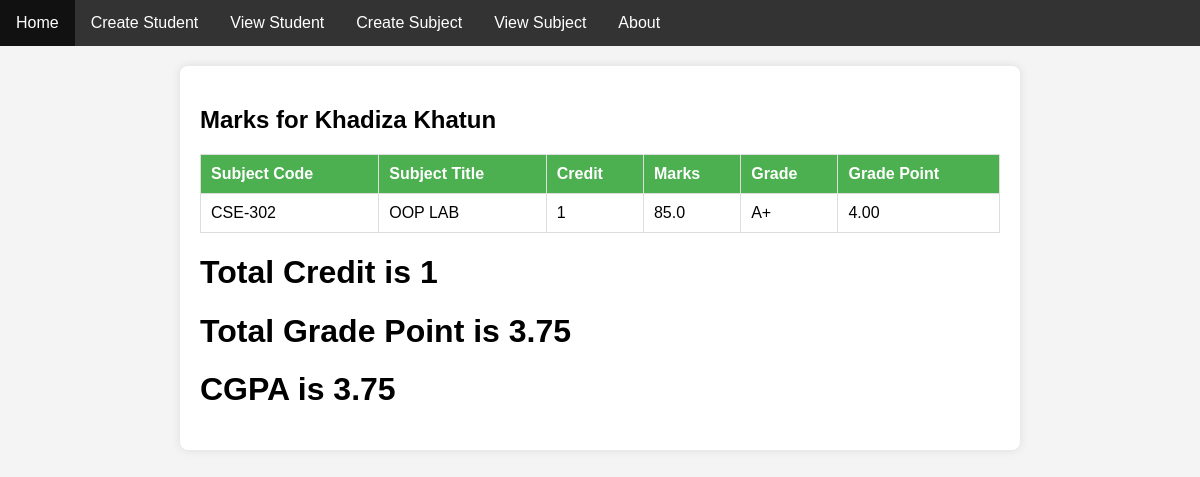
The page /viewMarksPage/4 on the database its author committed.
### myApp/models.py (models this page shows, shortened)
class studentModel(models.Model):
    GENDER=[
        ('male','MALE'),('female','FEMALE')
    ]
    StudentName=models.CharField(max_length=120,null=True)
    Age=models.FloatField()
    Gender=models.CharField(choices=GENDER,max_length=120,null=True)
    Subjects=models.ManyToManyField(SubjectModel)

class MarkModel(models.Model):
    student = models.ForeignKey(studentModel, on_delete=models.CASCADE)
    subject = models.ForeignKey(SubjectModel, on_delete=models.CASCADE)
    marks = models.FloatField()

class SubjectModel(models.Model):
    SubjectName=models.CharField(max_length=120)
    SubjectCode=models.CharField(max_length=120)
    Credit=models.CharField(max_length=120)

### myProject/views.py (the view)
# urls.py: path('viewMarksPage/<str:student_id>', viewMarksPage,name='viewMarksPage'),
def viewMarksPage(request, student_id):
    student = studentModel.objects.get(pk=student_id)
    marks = MarkModel.objects.filter(student=student)
    total_credit = 0
    total_grade_point = 0
    for mark in marks:
        subject_credit = int(mark.subject.Credit)
        if mark.marks >= 40:
            if mark.marks >= 75:
                grade_point = 3.75
            elif mark.marks >= 70:
                grade_point = 3.50
            elif mark.marks >= 65:
                grade_point = 3.25
            elif mark.marks >= 60:
                grade_point = 3.00
            elif mark.marks >= 55:
                grade_point = 2.75
            elif mark.marks >= 50:
                grade_point = 2.50
            elif mark.marks >= 45:
                grade_point = 2.25
            else:
                grade_point = 2.00
            total_credit += subject_credit
            total_grade_point += subject_credit * grade_point
            cgpa=total_grade_point/total_credit
    context = {
        'student': student,
        'marks': marks,
        'total_credit': total_credit,
        'total_grade_point': total_grade_point,
        'cgpa':cgpa
    }
    return render(request, 'viewMarksPage.html', context)

### template/viewMarksPage.html (shortened to what this page needs)
{% include "base.html" %}
{% block content %}
<!DOCTYPE html>
<html lang="en">
<head>
</head>
<body>
<div class="container">
    <h2>Marks for {{ student.StudentName }}</h2>
    <table>
        <thead>
            <tr>
                <th>Subject Code</th>
                <th>Subject Title</th>
                <th>Credit</th>
                <th>Marks</th>
                <th>Grade</th>
                <th>Grade Point</th>
            </tr>
        </thead>
        <tbody>
            {% for mark in marks.all %}
                <tr>
                    <td>{{ mark.subject.SubjectCode }}</td>
                    <td>{{ mark.subject.SubjectName }}</td>
                    <td>{{ mark.subject.Credit }}</td>
                    <td>{{ mark.marks }}</td>
                    <td>
                        {% if mark.marks >= 80 %}
                            A+
                        {% elif mark.marks >= 75 %}
                            A
                        {% elif mark.marks >= 70 %}
                            A-
                        {% elif mark.marks >= 65 %}
                            B+
                        {% elif mark.marks >= 60 %}
                            B
                        {% elif mark.marks >= 55 %}
                            B-
                        {% elif mark.marks >= 50 %}
                            C+
                        {% elif mark.marks >= 45 %}
                            C
                        {% elif mark.marks >= 40 %}
                            D
                        {% else %}
                            F
                        {% endif %}
                    </td>
                    <td>
                        {% if mark.marks >= 80 %}
                            4.00
                        {% elif mark.marks >= 75 %}
                            3.75
                        {% elif mark.marks >= 70 %}
                            3.50
                        {% elif mark.marks >= 65 %}
                            3.25
                        {% elif mark.marks >= 60 %}
                            3.00
                        {% elif mark.marks >= 55 %}
                            2.75
                        {% elif mark.marks >= 50 %}
                            2.50
                        {% elif mark.marks >= 45 %}
                            2.25
                        {% elif mark.marks >= 40 %}
                            2.00
                        {% else %}
                            0.00
                        {% endif %}
                    </td>
                </tr>
            {% endfor %}
        </tbody>
    </table>
    <h1>Total Credit is {{total_credit}}</h1>
    <h1>Total Grade Point is {{total_grade_point}}</h1>
    <h1>CGPA is {{cgpa}}</h1>
</div>
</body>
</html>
{% endblock content %}

### template/viewMarksPage.html (style rules this page uses)
body { font-family: Arial, sans-serif; background-color: #f4f4f4; margin: 0; padding: 0; }
.container { max-width: 800px; margin: 20px auto; background-color: #fff; padding: 20px; border-radius: 8px; box-shadow: 0 0 10px rgba(0, 0, 0, 0.1); }
table { width: 100%; border-collapse: collapse; margin-top: 20px; }
th, td { border: 1px solid #ddd; padding: 10px; text-align: left; }
th { background-color: #4caf50; color: white; }

### rows shown on the page
studentModel: StudentName "Khadiza Khatun"
MarkModel: subject.SubjectCode "CSE-302", subject.SubjectName "OOP LAB", subject.Credit "1", marks "85.0", shows "A+", shows "4.00"

### other values the page prints
{{ total_credit }} "1"
{{ total_grade_point }} "3.75"
{{ cgpa }} "3.75"
